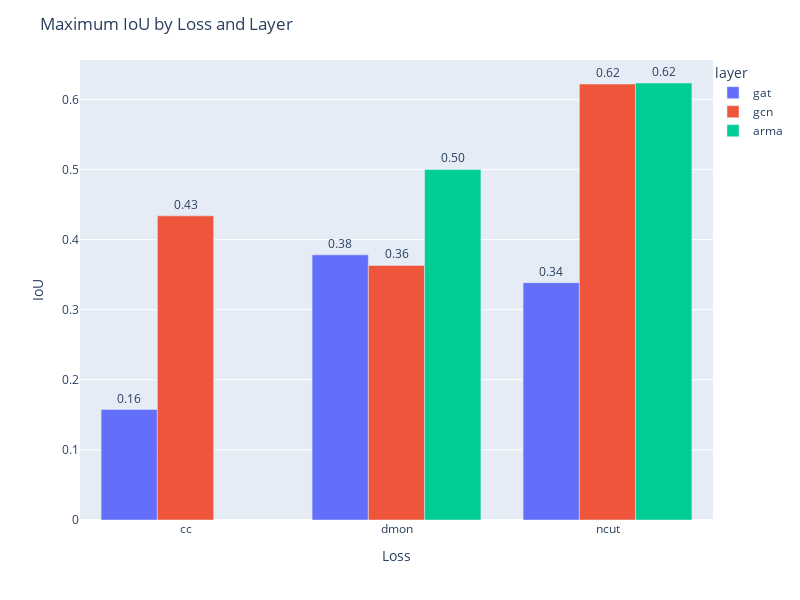

The code cell stored with this chart in its notebook:
### Markdown cell above
- Comparing models according to IoU

### Code cell
data_max_by_epoch = data.groupby(['loss','layer']).max().reset_index()

# Create the bar plot
fig = px.bar(
    data_max_by_epoch,
    x='loss',
    y='iou',
    color='layer',  # Corresponds to 'hue' in Seaborn
    barmode='group' # Grouped bars for each layer
)

# Update layout for figure size, legend, and titles
fig.update_layout(
    width=800,  # Set figure width
    height=600, # Set figure height
    legend=dict(
        x=1,        # Adjust x position of the legend
        y=1,        # Adjust y position of the legend
        xanchor='left',
        yanchor='top'
    ),
    title="Maximum IoU by Loss and Layer",
    xaxis_title="Loss",
    yaxis_title="IoU"
)

# Add bar labels
fig.update_traces(
    texttemplate='%{y:.2f}',  # Format labels with two decimal points
    textposition='outside'    # Position labels outside the bars
)

### Figure 1 — Plotly figure (JSON) as saved in the notebook; plotly's stock layout.template omitted (floating-point values rounded to 4 significant figures)
{"data": [{"alignmentgroup": "True", "hovertemplate": "layer=gat<br>loss=%{x}<br>iou=%{y}<extra></extra>", "legendgroup": "gat", "marker": {"color": "#636efa", "pattern": {"shape": ""}}, "name": "gat", "offsetgroup": "gat", "orientation": "v", "showlegend": true, "textposition": "outside", "texttemplate": "%{y:.2f}", "type": "bar", "x": ["cc", "dmon", "ncut"], "xaxis": "x", "y": [0.1575, 0.3782, 0.3385], "yaxis": "y"}, {"alignmentgroup": "True", "hovertemplate": "layer=gcn<br>loss=%{x}<br>iou=%{y}<extra></extra>", "legendgroup": "gcn", "marker": {"color": "#EF553B", "pattern": {"shape": ""}}, "name": "gcn", "offsetgroup": "gcn", "orientation": "v", "showlegend": true, "textposition": "outside", "texttemplate": "%{y:.2f}", "type": "bar", "x": ["cc", "dmon", "ncut"], "xaxis": "x", "y": [0.4338, 0.3631, 0.6219], "yaxis": "y"}, {"alignmentgroup": "True", "hovertemplate": "layer=arma<br>loss=%{x}<br>iou=%{y}<extra></extra>", "legendgroup": "arma", "marker": {"color": "#00cc96", "pattern": {"shape": ""}}, "name": "arma", "offsetgroup": "arma", "orientation": "v", "showlegend": true, "textposition": "outside", "texttemplate": "%{y:.2f}", "type": "bar", "x": ["dmon", "ncut"], "xaxis": "x", "y": [0.5, 0.6233], "yaxis": "y"}], "layout": {"barmode": "group", "height": 600, "legend": {"title": {"text": "layer"}, "tracegroupgap": 0, "x": 1, "xanchor": "left", "y": 1, "yanchor": "top"}, "margin": {"t": 60}, "title": {"text": "Maximum IoU by Loss and Layer"}, "width": 800, "xaxis": {"anchor": "y", "domain": [0, 1], "title": {"text": "Loss"}}, "yaxis": {"anchor": "x", "domain": [0, 1], "title": {"text": "IoU"}}}}
